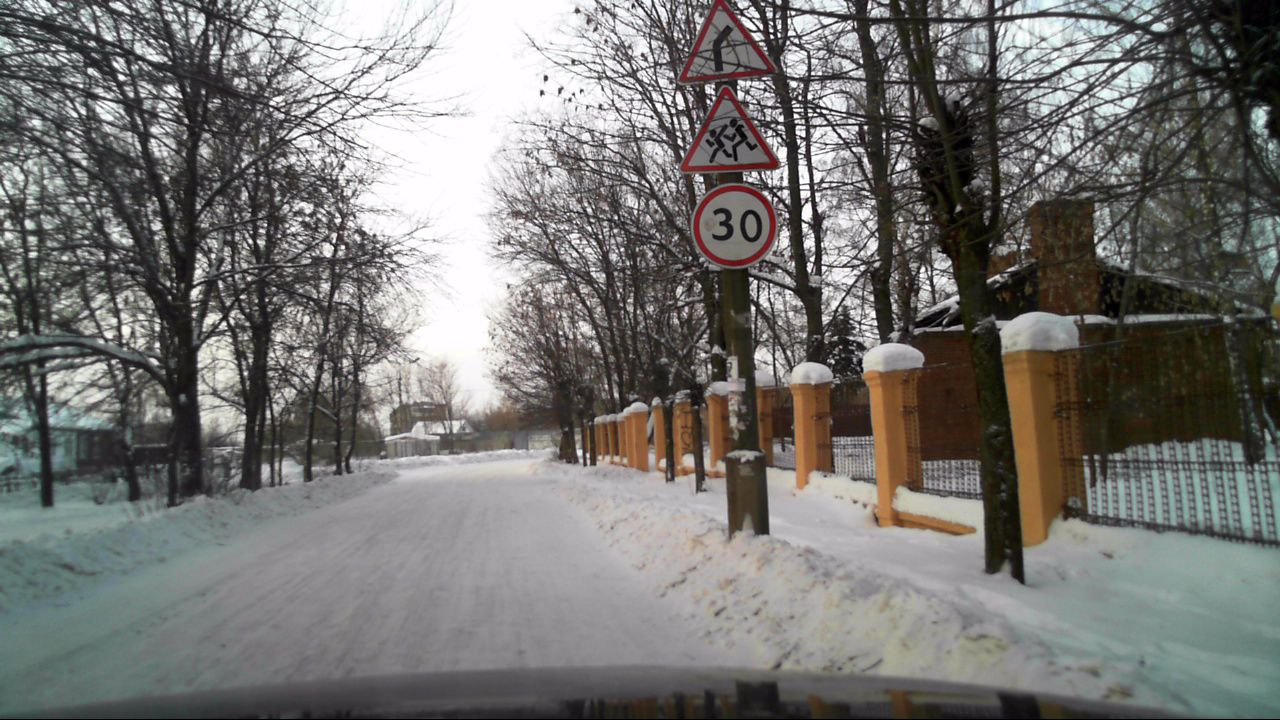
%> input picture test_image/i1.jpg, 1280 x 720 px
$ octave --eval "result = edge_adjust(rgb2gray(imread('test_image/i1.jpg')));"   (GNU Octave 9; MATLAB toolbox functions it lacks are replaced by stand-ins)
%> lines starting %> are read from the running program, lines starting %| are printed output that depends on the picture; in (x1, y1, x2, y2) boxes, pixels count from 0 and x2, y2 are one past the last pixel; in counts of white or black regions, pixels touching at a corner belong together; the program's own positions count from 1
function [BW] = edge_adjust(Igray)
%     figure
    BW = edge(Igray,'canny',0.15,2);
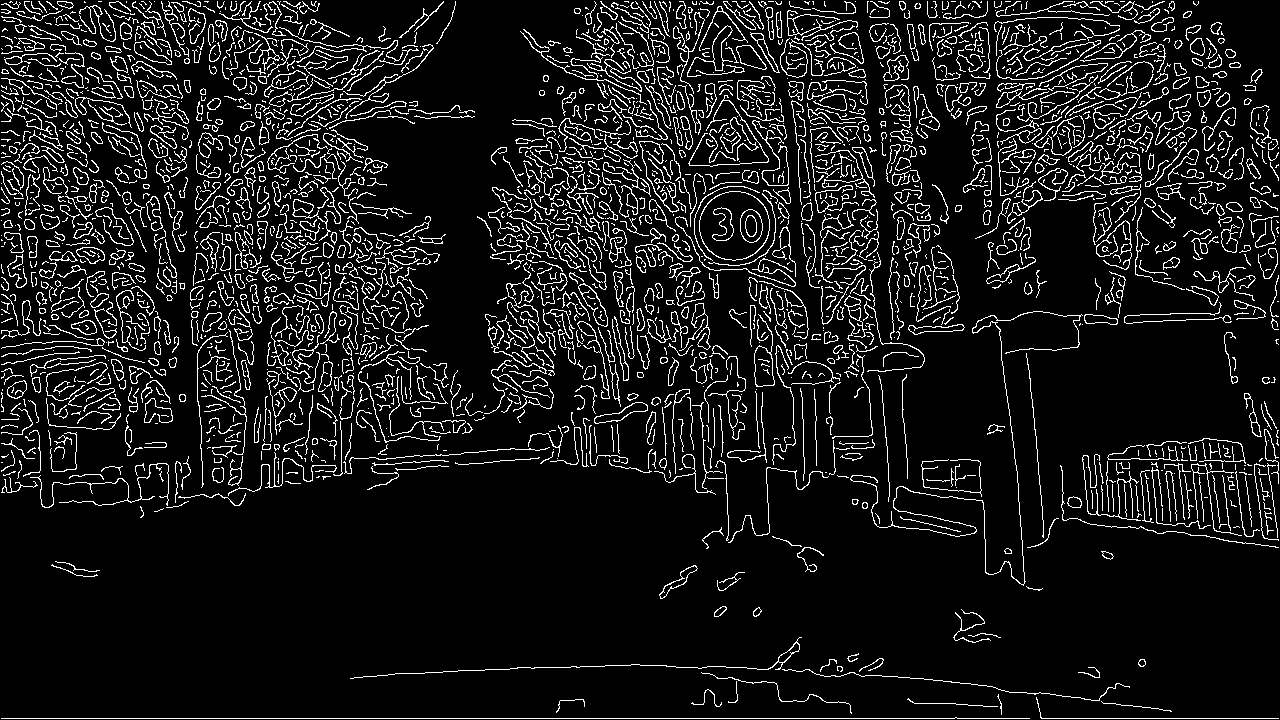
%> BW: size 720x1280 logical; 9.5% white in thin lines or dots
%     imshow(BW);
%     pause
BW = imdilate(BW,strel('disk',2));
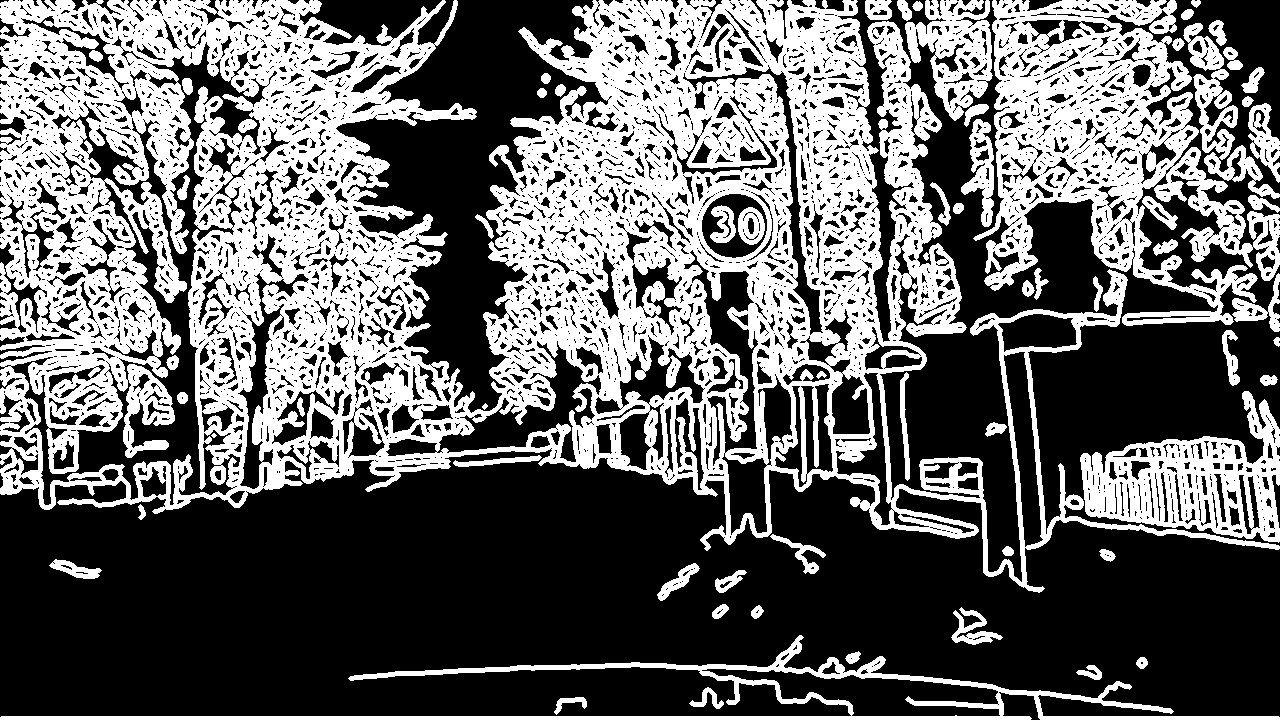
%> BW: size 720x1280 logical; 39.9% white; 65 white regions (1 under 20 px), largest, box (x1, y1, x2, y2) and area: (0, 0, 1280, 593) 275696, (973, 0, 1280, 326) 40946, (1080, 391, 1280, 543) 13641
BW = imfill(BW,'holes');
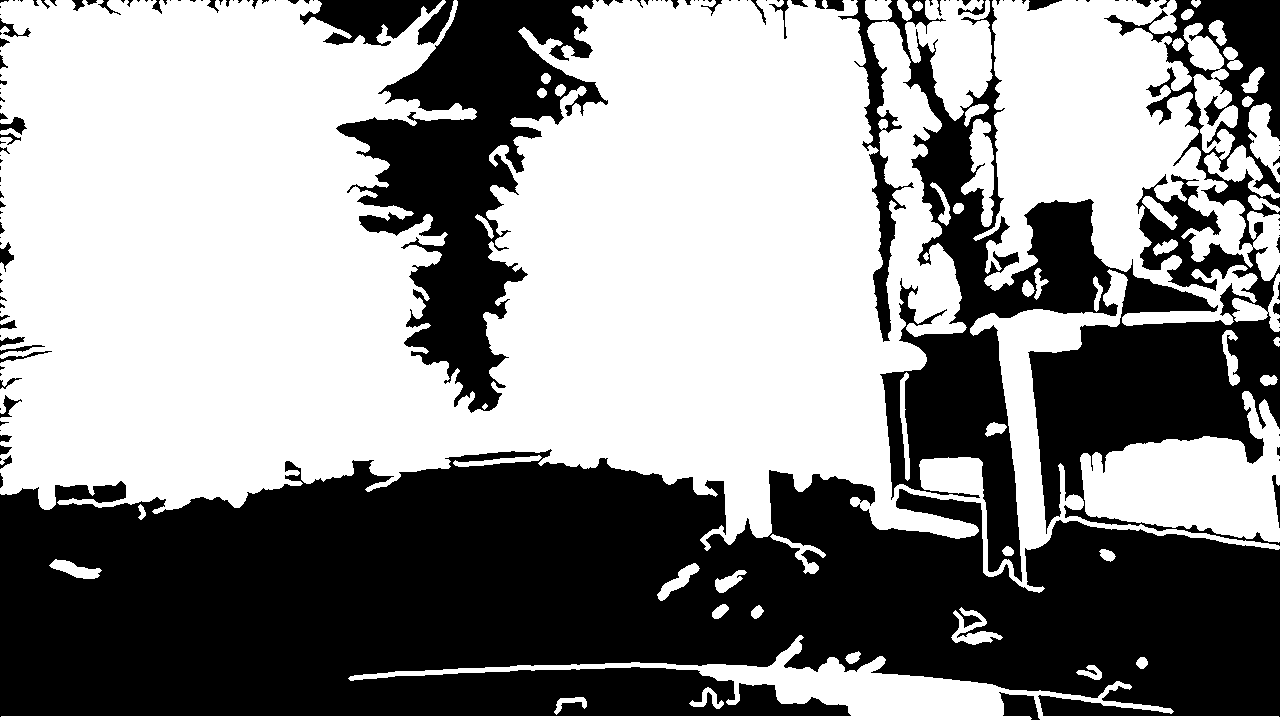
%> BW: size 720x1280 logical; 56.1% white; 164 black regions (106 under 20 px), largest, box (x1, y1, x2, y2) and area: (0, 449, 1280, 717) 257213, (838, 0, 1280, 582) 94477, (336, 0, 608, 413) 43435
% [5 lines of commented-out code are left out]

end

$ run again, on test_image/i10.jpg
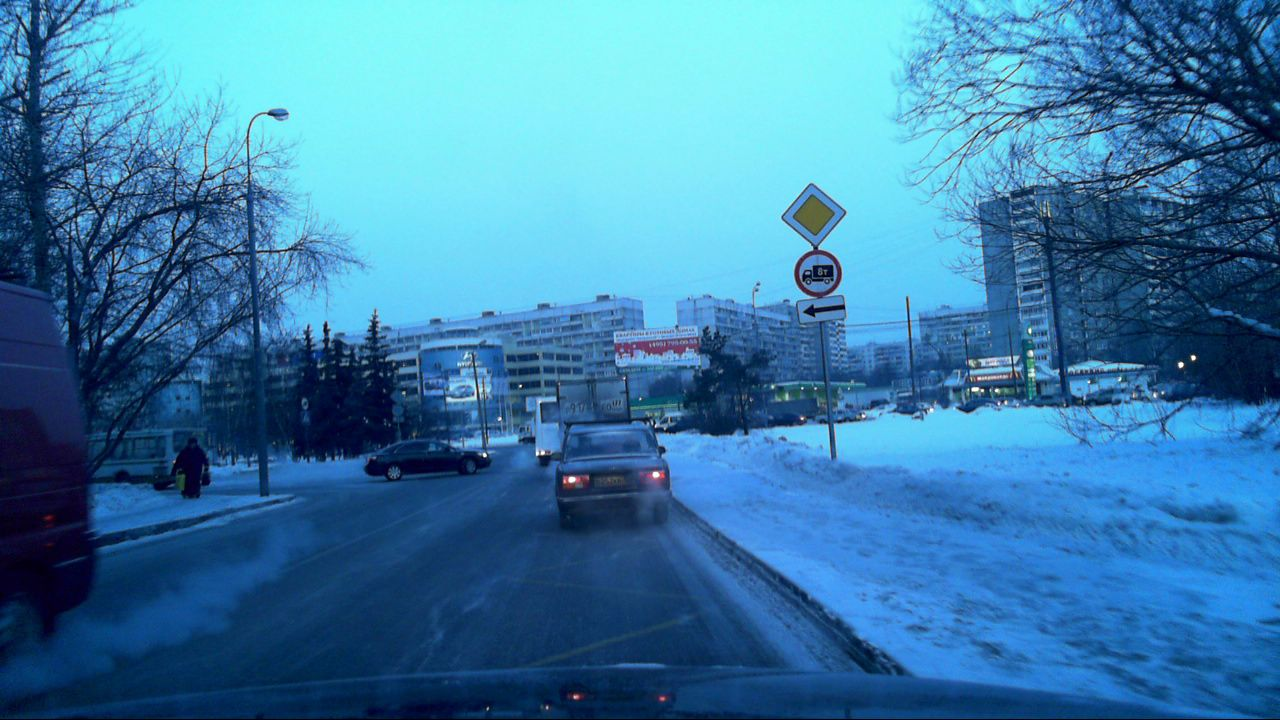
%> input picture test_image/i10.jpg, 1280 x 720 px
%> in edge_adjust, `BW = edge(Igray,'canny',0.15,2);`:
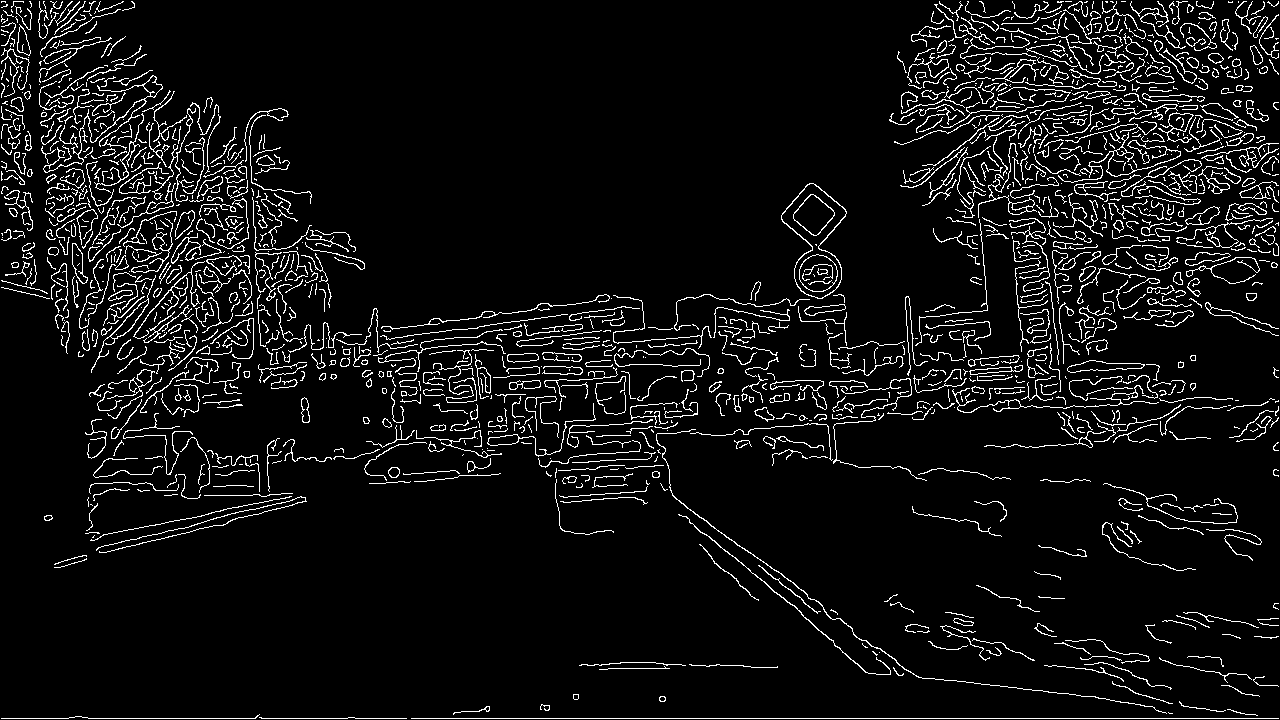
%> BW: size 720x1280 logical; 6.6% white in thin lines or dots
%> in edge_adjust, `BW = imfill(BW,'holes');`:
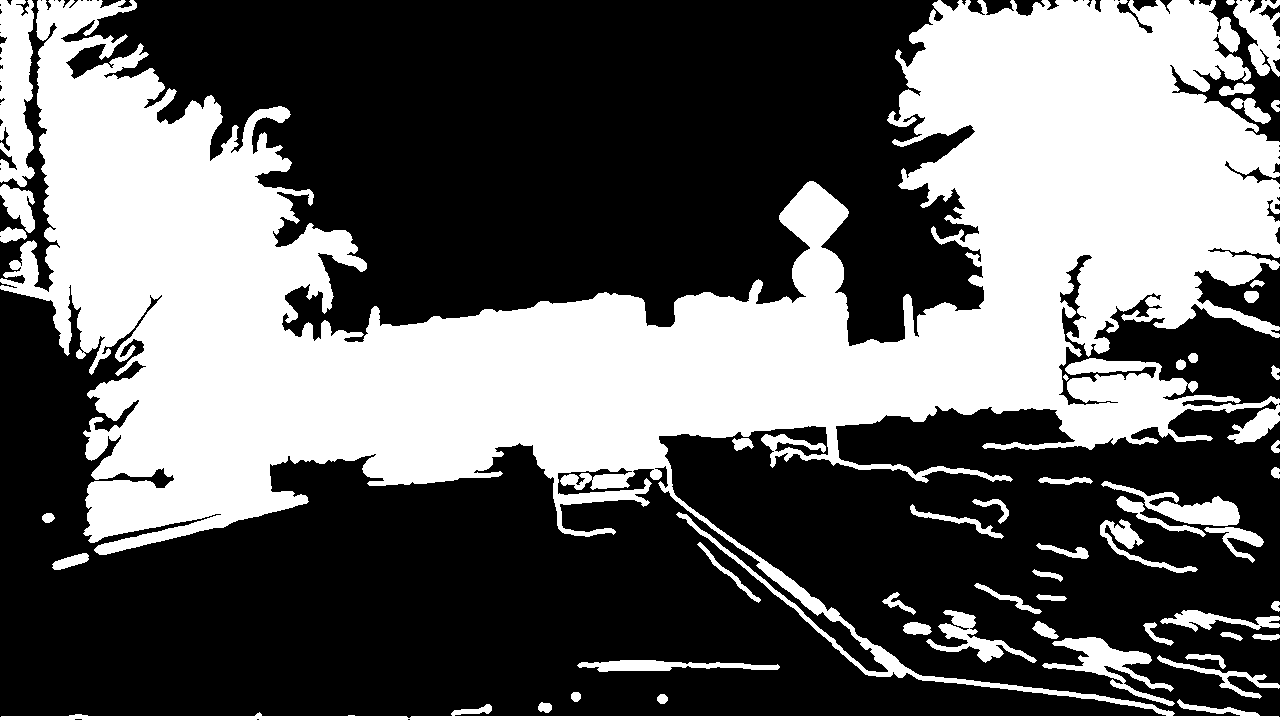
%> BW: size 720x1280 logical; 39.2% white; 48 white regions, largest, box (x1, y1, x2, y2) and area: (0, 0, 1280, 720) 333762, (0, 0, 35, 187) 5146, (1042, 637, 1175, 706) 2667

$ run again, on test_image/i11.jpg
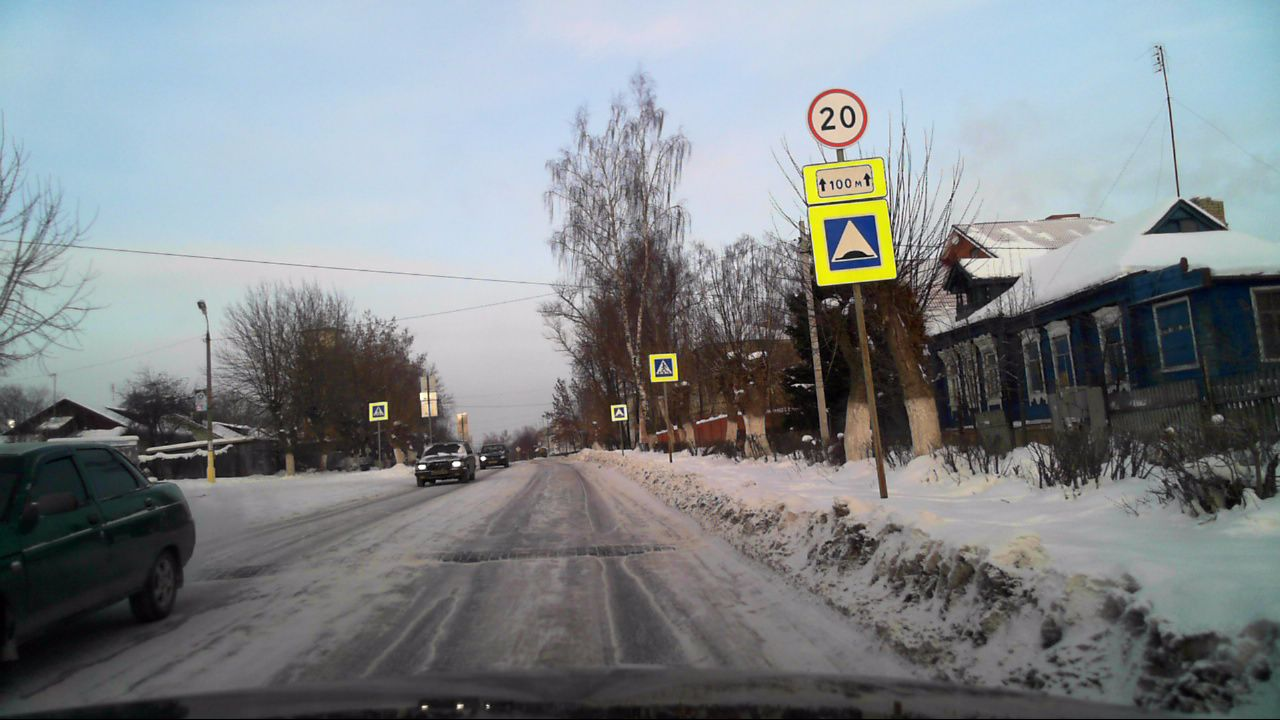
%> input picture test_image/i11.jpg, 1280 x 720 px
%> in edge_adjust, `BW = edge(Igray,'canny',0.15,2);`:
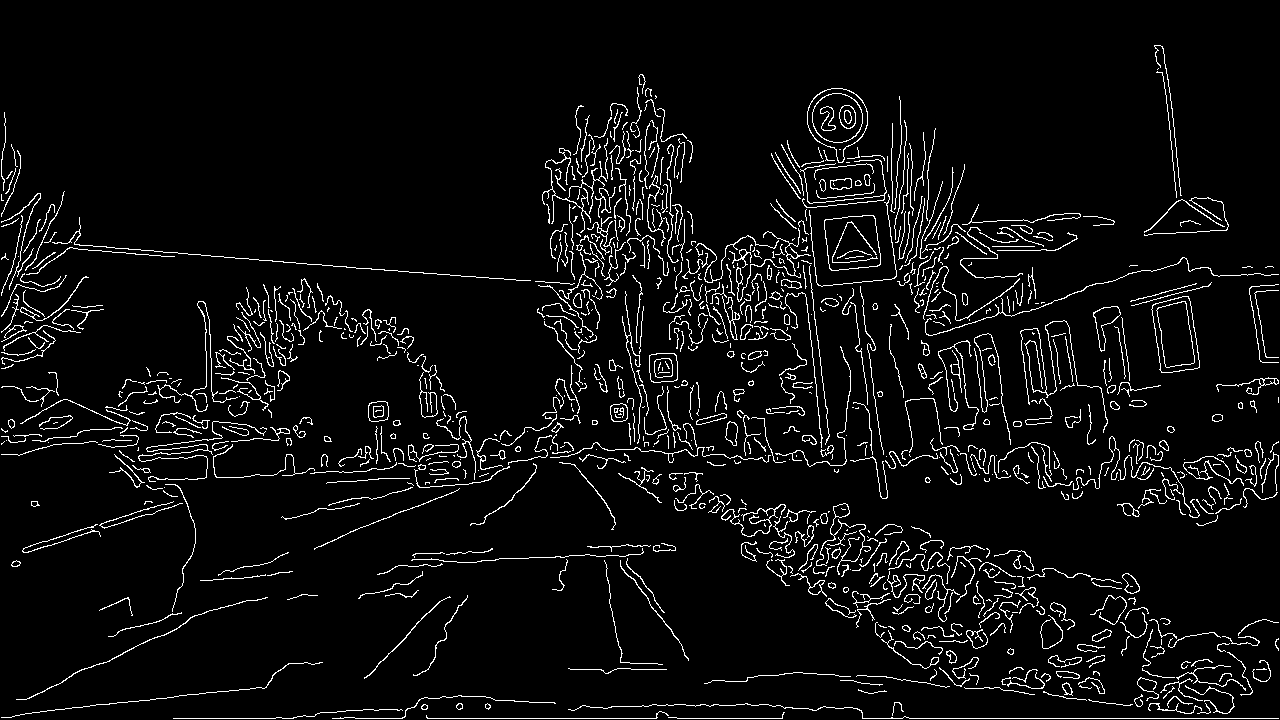
%> BW: size 720x1280 logical; 5.2% white in thin lines or dots
%> in edge_adjust, `BW = imfill(BW,'holes');`:
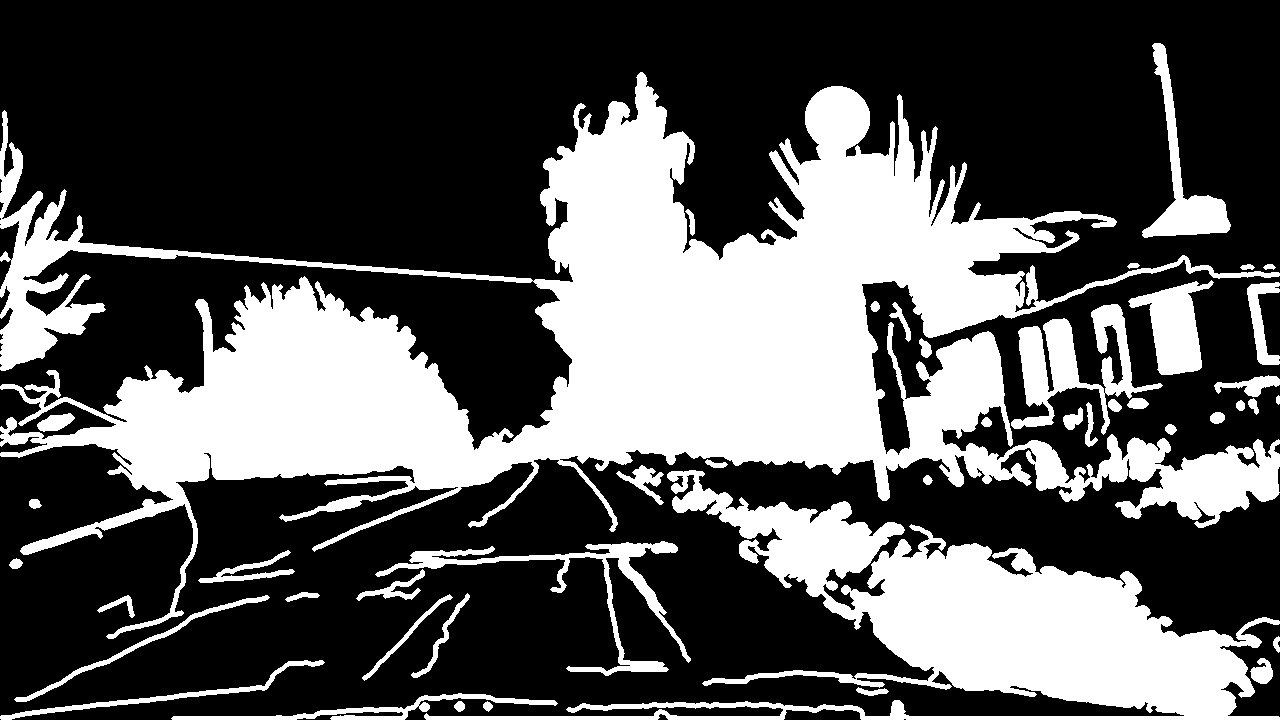
%> BW: size 720x1280 logical; 33.9% white; 45 white regions, largest, box (x1, y1, x2, y2) and area: (0, 72, 1280, 639) 217317, (424, 470, 1280, 720) 61058, (1011, 304, 1163, 435) 6699
